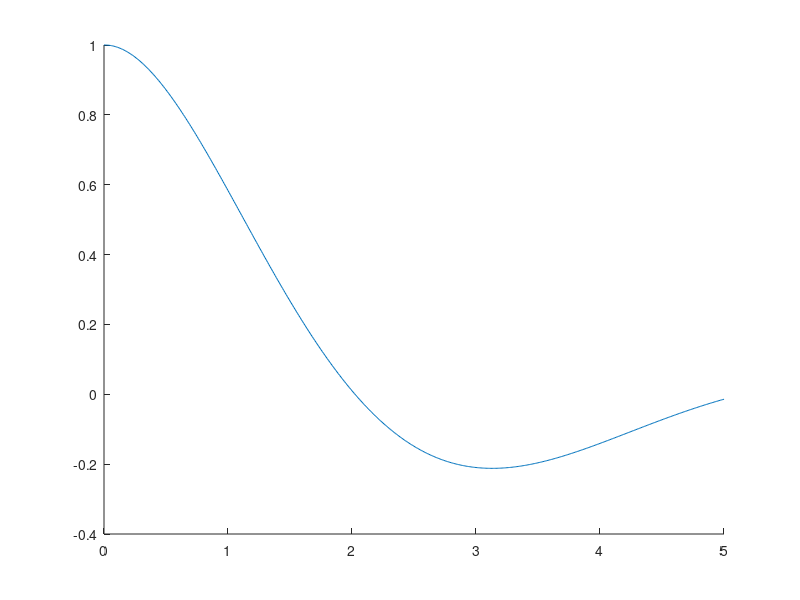

MATLAB code for this plot:
%System Matrices
A = [2, 0 ; 1 -1]; B = [1;1 ];

%desired poles 
P = [-0.5+1i,-0.5-1i];

%pole placement 
K=place(A,B,P) ;


%compute the solution
x =[1;1] ; t = 0 ; tf = 5 ; dt = 0.01;
X=[];T=[];

while(t<tf)
	X=[X,x]; T=[T;t];
    x = x+dt.*(A-B*K)*x;
	t=t+dt;
end

hold on;
plot(T,X(1,:));